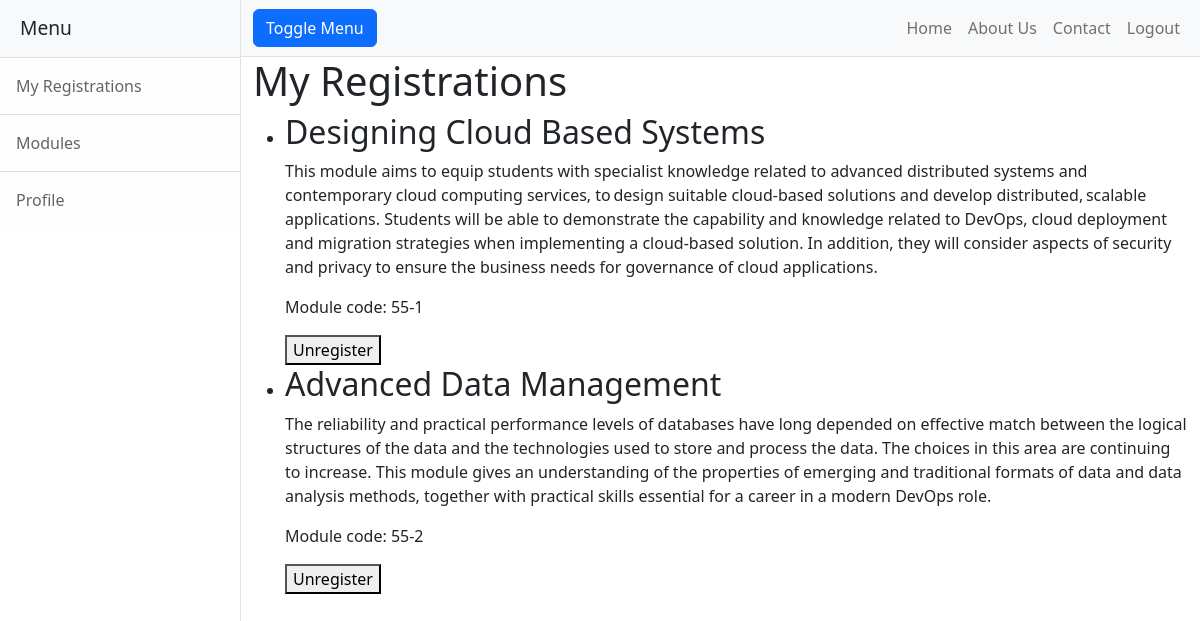
The page /myregistrations/ (signed in) on the database as committed earlier.
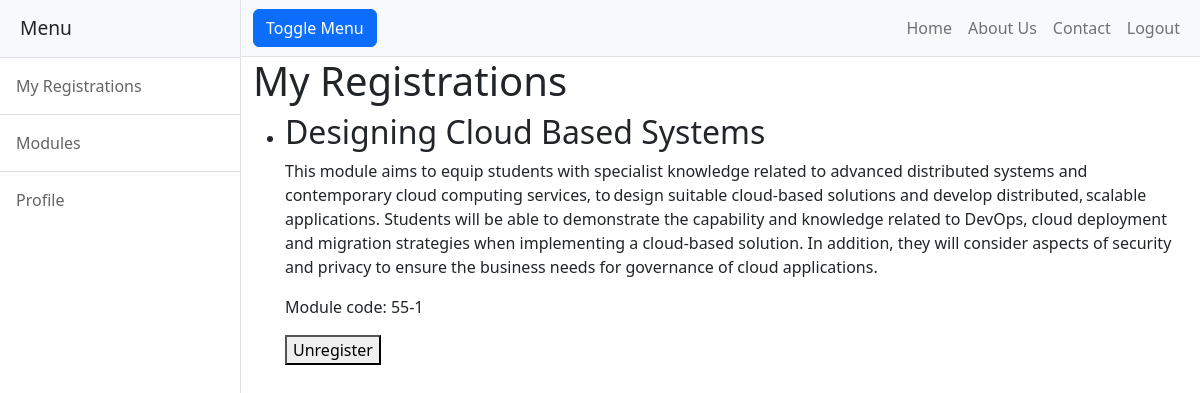
The same page on the database as committed later.
### registrations/models.py (models this page shows, shortened)
class Registration(models.Model):
    student = models.ForeignKey(User, on_delete=models.CASCADE)
    module = models.ForeignKey(Module, on_delete=models.CASCADE)
    dateOfRegistration = models.DateField(default = timezone.now)
    class Meta:
        unique_together = ('module', 'student')

### modules/models.py (models this page shows, shortened)
class Module(models.Model):
    name = models.CharField(max_length=255)
    code = models.CharField(max_length=10)
    credit = models.CharField(max_length=3)
    category = models.CharField(max_length=50)
    description = models.CharField(max_length=1000)
    availability = models.BooleanField()
    courses = models.ManyToManyField(Group, related_name = 'modules')

### registrations/views.py (the view)
# urls.py: path('myregistrations/', registrations_views.myregistrations, name='myregistrations'),
@login_required
def myregistrations(request):
    current_user = request.user
    registrations = Registration.objects.filter(student=current_user)
    registrations_list = {'registrations': registrations, 'title': 'My Registrations'}
    return render(request, 'modules/myregistrations.html', registrations_list)

### modules/templates/modules/myregistrations.html (shortened to what this page needs)
{% extends "mrsregister/base.html" %}
{% block content %}
<h1>My Registrations</h1>
<ul>
  {% for registration in registrations %}
      <li>
          <h2>{{ registration.module.name }}</h2>
          <p>{{ registration.module.description }}</p>
          <p>Module code: {{ registration.module.code }}</p>
          <form method="post" action="{% url 'unregister' registration.module.id %}">
              <button type="submit">Unregister</button>
          </form>
      </li>
  {% empty %}
      <p>You are not currently registered for any modules.</p>
  {% endfor %}
</ul>
{% endblock content %}

Rows that differ between the two databases and show on the page:
removed Registration: module.name "Advanced Data Management", module.description "The reliability and practical performance levels of databases have long depended on effective match between the logical structures of the data and the technologies used to store and process the data. The choices in this area are continuing to increase. This module gives an understanding of the properties of emerging and traditional formats of data and data analysis methods, together with practical skills essential for a career in a modern DevOps role.", module.code "55-2"
